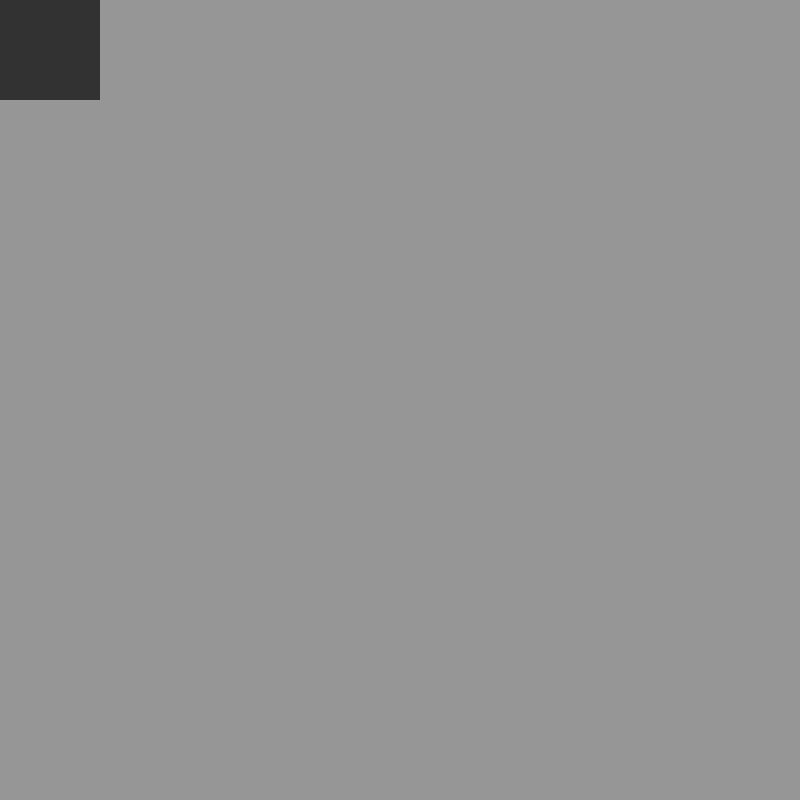
Frame 1 (no input)
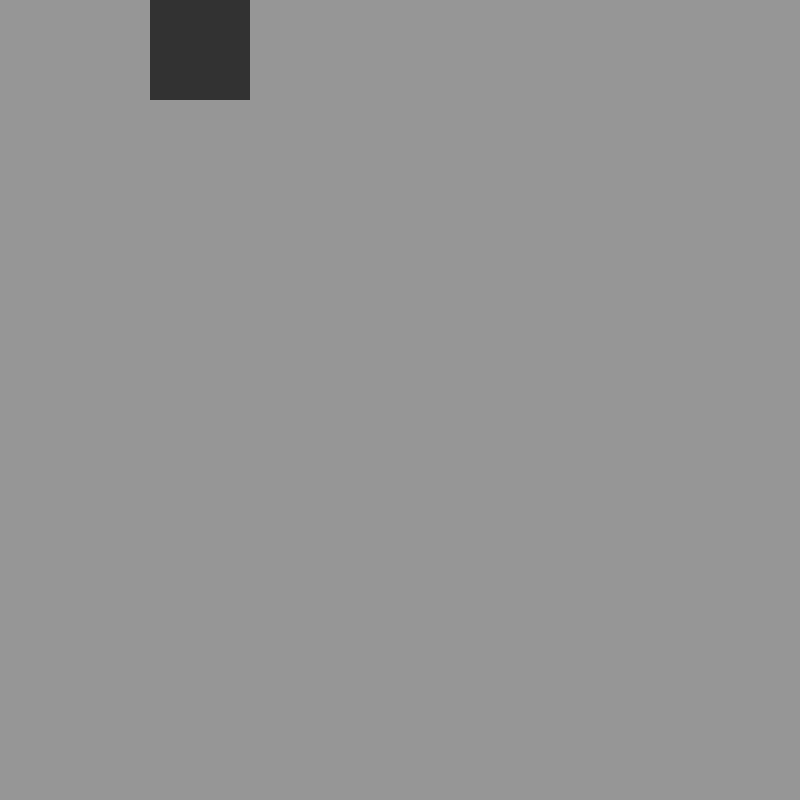
Frame 60 (the mouse pressed at the canvas centre just before this capture)
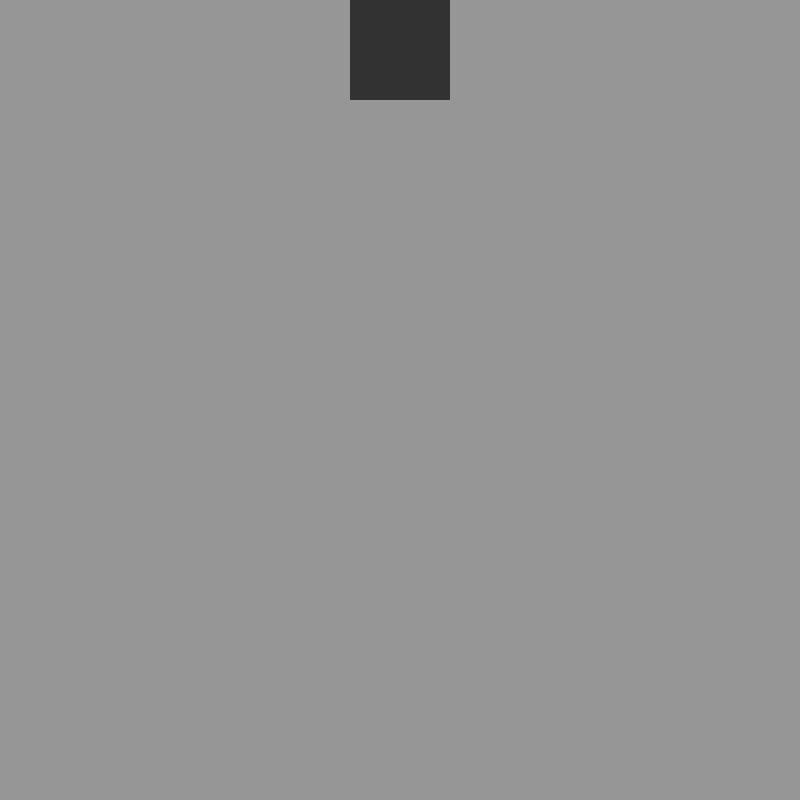
Frame 120 (the mouse held since frame 60 and released just before this capture)

The Processing sketch that drew these frames (run headless with seeded random() and noise(); from frame 60 on, the mouse is pressed at the canvas centre):

// Processing sketch: sketch_03_squareAroundTheScreen
// ── sketch_03_squareAroundTheScreen.pde
//VARIABLES
int posX = 0;
int posY = 0;
int scaleW = width;
int scaleH = height;
int speed  = 50;

void setup()
{
  size(800, 800);
  frameRate(60);
}

void draw()
{
  
  background(150);
  fill(50);
  noStroke();
  rect(posX, posY, scaleW, scaleH);
  
  //Left to Right
  if (posY == 0 && posX >= 0 && posX < width-scaleW)
  {
    println(posX, posY, scaleW, scaleH);
    posX += speed;
  }
  //Up to Down
  else if (posX == width-scaleW && posY >= 0 && posY < height-scaleH)
  {
    println(posX, posY, scaleW, scaleH);
    posY += speed;
  }
  //Right to Left
  else  if (posY == height-scaleH && posX <= width-scaleW && posX > 0)
  {
    println(posX, posY, scaleW, scaleH);
    posX -= speed;
  }
  //Down to Up;
  else if (posX == 0 && posY <= height-scaleH && posY > 0)
  {
    println(posX, posY, scaleW, scaleH);
    posY -= speed;
  }
  else
  {
    println(posX, posY, scaleW, scaleH);
    rect(posX, posY, width/4, height/4);
  }
}
